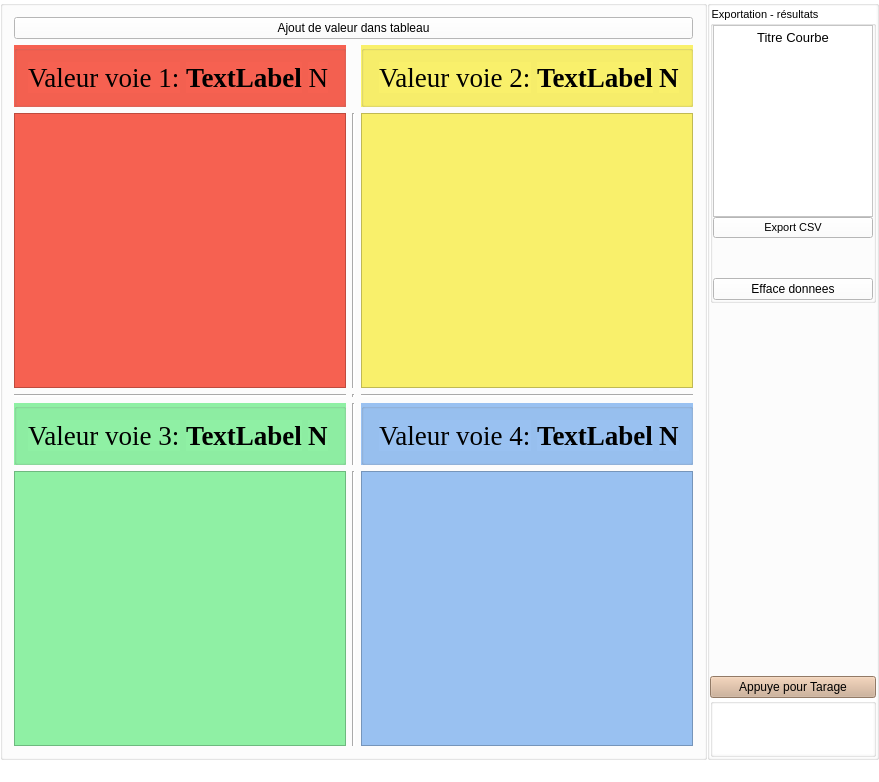
<?xml version="1.0" encoding="UTF-8"?>
<ui version="4.0">
 <class>MainWindow</class>
 <widget class="QMainWindow" name="MainWindow">
  <property name="geometry">
   <rect>
    <x>0</x>
    <y>0</y>
    <width>879</width>
    <height>782</height>
   </rect>
  </property>
  <property name="sizePolicy">
   <sizepolicy hsizetype="Preferred" vsizetype="Preferred">
    <horstretch>0</horstretch>
    <verstretch>0</verstretch>
   </sizepolicy>
  </property>
  <property name="palette">
   <palette>
    <active>
     <colorrole role="Button">
      <brush brushstyle="SolidPattern">
       <color alpha="255">
        <red>255</red>
        <green>255</green>
        <blue>255</blue>
       </color>
      </brush>
     </colorrole>
     <colorrole role="Light">
      <brush brushstyle="SolidPattern">
       <color alpha="255">
        <red>117</red>
        <green>80</green>
        <blue>123</blue>
       </color>
      </brush>
     </colorrole>
     <colorrole role="BrightText">
      <brush brushstyle="SolidPattern">
       <color alpha="255">
        <red>117</red>
        <green>80</green>
        <blue>123</blue>
       </color>
      </brush>
     </colorrole>
     <colorrole role="Base">
      <brush brushstyle="SolidPattern">
       <color alpha="255">
        <red>255</red>
        <green>255</green>
        <blue>255</blue>
       </color>
      </brush>
     </colorrole>
     <colorrole role="Window">
      <brush brushstyle="SolidPattern">
       <color alpha="255">
        <red>255</red>
        <green>255</green>
        <blue>255</blue>
       </color>
      </brush>
     </colorrole>
     <colorrole role="HighlightedText">
      <brush brushstyle="SolidPattern">
       <color alpha="255">
        <red>117</red>
        <green>80</green>
        <blue>123</blue>
       </color>
      </brush>
     </colorrole>
    </active>
    <inactive>
     <colorrole role="Button">
      <brush brushstyle="SolidPattern">
       <color alpha="255">
        <red>255</red>
        <green>255</green>
        <blue>255</blue>
       </color>
      </brush>
     </colorrole>
     <colorrole role="Light">
      <brush brushstyle="SolidPattern">
       <color alpha="255">
        <red>117</red>
        <green>80</green>
        <blue>123</blue>
       </color>
      </brush>
     </colorrole>
     <colorrole role="BrightText">
      <brush brushstyle="SolidPattern">
       <color alpha="255">
        <red>117</red>
        <green>80</green>
        <blue>123</blue>
       </color>
      </brush>
     </colorrole>
     <colorrole role="Base">
      <brush brushstyle="SolidPattern">
       <color alpha="255">
        <red>255</red>
        <green>255</green>
        <blue>255</blue>
       </color>
      </brush>
     </colorrole>
     <colorrole role="Window">
      <brush brushstyle="SolidPattern">
       <color alpha="255">
        <red>255</red>
        <green>255</green>
        <blue>255</blue>
       </color>
      </brush>
     </colorrole>
     <colorrole role="HighlightedText">
      <brush brushstyle="SolidPattern">
       <color alpha="255">
        <red>117</red>
        <green>80</green>
        <blue>123</blue>
       </color>
      </brush>
     </colorrole>
    </inactive>
    <disabled>
     <colorrole role="Button">
      <brush brushstyle="SolidPattern">
       <color alpha="255">
        <red>255</red>
        <green>255</green>
        <blue>255</blue>
       </color>
      </brush>
     </colorrole>
     <colorrole role="Light">
      <brush brushstyle="SolidPattern">
       <color alpha="255">
        <red>117</red>
        <green>80</green>
        <blue>123</blue>
       </color>
      </brush>
     </colorrole>
     <colorrole role="BrightText">
      <brush brushstyle="SolidPattern">
       <color alpha="255">
        <red>117</red>
        <green>80</green>
        <blue>123</blue>
       </color>
      </brush>
     </colorrole>
     <colorrole role="Base">
      <brush brushstyle="SolidPattern">
       <color alpha="255">
        <red>255</red>
        <green>255</green>
        <blue>255</blue>
       </color>
      </brush>
     </colorrole>
     <colorrole role="Window">
      <brush brushstyle="SolidPattern">
       <color alpha="255">
        <red>255</red>
        <green>255</green>
        <blue>255</blue>
       </color>
      </brush>
     </colorrole>
     <colorrole role="HighlightedText">
      <brush brushstyle="SolidPattern">
       <color alpha="255">
        <red>117</red>
        <green>80</green>
        <blue>123</blue>
       </color>
      </brush>
     </colorrole>
    </disabled>
   </palette>
  </property>
  <property name="contextMenuPolicy">
   <enum>Qt::DefaultContextMenu</enum>
  </property>
  <property name="acceptDrops">
   <bool>false</bool>
  </property>
  <property name="windowTitle">
   <string>Gui Boite Force</string>
  </property>
  <property name="windowIcon">
   <iconset resource="ressource.qrc">
    <normaloff>:/flambagetypes.gif</normaloff>:/flambagetypes.gif</iconset>
  </property>
  <property name="styleSheet">
   <string notr="true">background-color: rgb(255, 255, 255);</string>
  </property>
  <widget class="QWidget" name="widget">
   <property name="sizePolicy">
    <sizepolicy hsizetype="Preferred" vsizetype="Preferred">
     <horstretch>0</horstretch>
     <verstretch>0</verstretch>
    </sizepolicy>
   </property>
   <property name="layoutDirection">
    <enum>Qt::LeftToRight</enum>
   </property>
   <layout class="QGridLayout" name="gridLayout">
    <property name="sizeConstraint">
     <enum>QLayout::SetDefaultConstraint</enum>
    </property>
    <property name="leftMargin">
     <number>0</number>
    </property>
    <property name="topMargin">
     <number>0</number>
    </property>
    <property name="rightMargin">
     <number>0</number>
    </property>
    <property name="bottomMargin">
     <number>0</number>
    </property>
    <property name="spacing">
     <number>0</number>
    </property>
    <item row="1" column="0">
     <layout class="QHBoxLayout" name="horizontalLayout">
      <property name="spacing">
       <number>0</number>
      </property>
      <property name="sizeConstraint">
       <enum>QLayout::SetDefaultConstraint</enum>
      </property>
      <item>
       <widget class="QGroupBox" name="groupBox_2">
        <property name="title">
         <string/>
        </property>
        <layout class="QGridLayout" name="gridLayout_2">
         <item row="0" column="0">
          <layout class="QGridLayout" name="gridLayout_3">
           <item row="0" column="0">
            <widget class="QPushButton" name="add_tableau">
             <property name="text">
              <string>Ajout de valeur dans tableau</string>
             </property>
            </widget>
           </item>
           <item row="1" column="0">
            <layout class="QGridLayout" name="gridLayout_4">
             <item row="4" column="0">
              <widget class="Line" name="line">
               <property name="orientation">
                <enum>Qt::Horizontal</enum>
               </property>
              </widget>
             </item>
             <item row="6" column="0">
              <widget class="QTableWidget" name="tableWidget_3">
               <property name="styleSheet">
                <string notr="true">background-color: rgb(143, 240, 164);</string>
               </property>
              </widget>
             </item>
             <item row="5" column="1">
              <widget class="Line" name="line_2">
               <property name="orientation">
                <enum>Qt::Vertical</enum>
               </property>
              </widget>
             </item>
             <item row="4" column="2">
              <widget class="Line" name="line_5">
               <property name="orientation">
                <enum>Qt::Horizontal</enum>
               </property>
              </widget>
             </item>
             <item row="3" column="1">
              <widget class="Line" name="line_3">
               <property name="orientation">
                <enum>Qt::Vertical</enum>
               </property>
              </widget>
             </item>
             <item row="3" column="0">
              <widget class="QTableWidget" name="tableWidget_1">
               <property name="styleSheet">
                <string notr="true">background-color: rgb(246, 97, 81);</string>
               </property>
              </widget>
             </item>
             <item row="4" column="1">
              <widget class="Line" name="line_6">
               <property name="orientation">
                <enum>Qt::Vertical</enum>
               </property>
              </widget>
             </item>
             <item row="3" column="2">
              <widget class="QTableWidget" name="tableWidget_2">
               <property name="styleSheet">
                <string notr="true">background-color: rgb(249, 240, 107);</string>
               </property>
              </widget>
             </item>
             <item row="6" column="1">
              <widget class="Line" name="line_4">
               <property name="orientation">
                <enum>Qt::Vertical</enum>
               </property>
              </widget>
             </item>
             <item row="6" column="2">
              <widget class="QTableWidget" name="tableWidget_4">
               <property name="styleSheet">
                <string notr="true">background-color: rgb(153, 193, 241);</string>
               </property>
              </widget>
             </item>
             <item row="2" column="0">
              <widget class="QGroupBox" name="groupBox">
               <property name="styleSheet">
                <string notr="true">background-color: rgb(246, 97, 81);</string>
               </property>
               <layout class="QHBoxLayout" name="horizontalLayout_4">
                <item>
                 <widget class="QLabel" name="label_2">
                  <property name="sizePolicy">
                   <sizepolicy hsizetype="Fixed" vsizetype="Minimum">
                    <horstretch>0</horstretch>
                    <verstretch>0</verstretch>
                   </sizepolicy>
                  </property>
                  <property name="font">
                   <font>
                    <family>Liberation Serif</family>
                    <pointsize>20</pointsize>
                   </font>
                  </property>
                  <property name="styleSheet">
                   <string notr="true">background-color: rgb(246, 97, 81);</string>
                  </property>
                  <property name="text">
                   <string>Valeur voie 1:</string>
                  </property>
                 </widget>
                </item>
                <item>
                 <widget class="QLabel" name="valeur_V1">
                  <property name="font">
                   <font>
                    <family>Liberation Serif</family>
                    <pointsize>20</pointsize>
                    <bold>true</bold>
                   </font>
                  </property>
                  <property name="styleSheet">
                   <string notr="true">background-color: rgb(246, 97, 81);</string>
                  </property>
                  <property name="text">
                   <string>TextLabel</string>
                  </property>
                 </widget>
                </item>
                <item>
                 <widget class="QLabel" name="label_6">
                  <property name="sizePolicy">
                   <sizepolicy hsizetype="Fixed" vsizetype="Minimum">
                    <horstretch>0</horstretch>
                    <verstretch>0</verstretch>
                   </sizepolicy>
                  </property>
                  <property name="font">
                   <font>
                    <family>Liberation Serif</family>
                    <pointsize>20</pointsize>
                   </font>
                  </property>
                  <property name="styleSheet">
                   <string notr="true">background-color: rgb(246, 97, 81);</string>
                  </property>
                  <property name="text">
                   <string>N</string>
                  </property>
                  <property name="alignment">
                   <set>Qt::AlignRight|Qt::AlignTrailing|Qt::AlignVCenter</set>
                  </property>
                 </widget>
                </item>
                <item>
                 <spacer name="horizontalSpacer">
                  <property name="orientation">
                   <enum>Qt::Horizontal</enum>
                  </property>
                  <property name="sizeHint" stdset="0">
                   <size>
                    <width>40</width>
                    <height>20</height>
                   </size>
                  </property>
                 </spacer>
                </item>
               </layout>
              </widget>
             </item>
             <item row="2" column="2">
              <widget class="QGroupBox" name="groupBox">
               <property name="styleSheet">
                <string notr="true">background-color: rgb(249, 240, 107);</string>
               </property>
               <layout class="QHBoxLayout" name="horizontalLayout_5">
                <item>
                 <spacer name="horizontalSpacer_2">
                  <property name="orientation">
                   <enum>Qt::Horizontal</enum>
                  </property>
                  <property name="sizeHint" stdset="0">
                   <size>
                    <width>40</width>
                    <height>20</height>
                   </size>
                  </property>
                 </spacer>
                </item>
                <item>
                 <widget class="QLabel" name="label_3">
                  <property name="sizePolicy">
                   <sizepolicy hsizetype="Fixed" vsizetype="Preferred">
                    <horstretch>0</horstretch>
                    <verstretch>0</verstretch>
                   </sizepolicy>
                  </property>
                  <property name="font">
                   <font>
                    <family>Liberation Serif</family>
                    <pointsize>20</pointsize>
                   </font>
                  </property>
                  <property name="styleSheet">
                   <string notr="true">background-color: rgb(249, 240, 107);</string>
                  </property>
                  <property name="text">
                   <string>Valeur voie 2:</string>
                  </property>
                 </widget>
                </item>
                <item>
                 <widget class="QLabel" name="valeur_V2">
                  <property name="font">
                   <font>
                    <family>Liberation Serif</family>
                    <pointsize>20</pointsize>
                    <bold>true</bold>
                   </font>
                  </property>
                  <property name="styleSheet">
                   <string notr="true">background-color: rgb(249, 240, 107);</string>
                  </property>
                  <property name="text">
                   <string>TextLabel</string>
                  </property>
                 </widget>
                </item>
                <item>
                 <widget class="QLabel" name="label_7">
                  <property name="sizePolicy">
                   <sizepolicy hsizetype="Fixed" vsizetype="Preferred">
                    <horstretch>0</horstretch>
                    <verstretch>0</verstretch>
                   </sizepolicy>
                  </property>
                  <property name="font">
                   <font>
                    <family>Liberation Serif</family>
                    <pointsize>20</pointsize>
                    <bold>true</bold>
                   </font>
                  </property>
                  <property name="styleSheet">
                   <string notr="true">background-color: rgb(249, 240, 107);</string>
                  </property>
                  <property name="text">
                   <string>N</string>
                  </property>
                 </widget>
                </item>
               </layout>
              </widget>
             </item>
             <item row="5" column="0">
              <widget class="QGroupBox" name="groupBox">
               <property name="styleSheet">
                <string notr="true">background-color: rgb(143, 240, 164);</string>
               </property>
               <layout class="QHBoxLayout" name="horizontalLayout_6">
                <item>
                 <widget class="QLabel" name="label_4">
                  <property name="sizePolicy">
                   <sizepolicy hsizetype="Fixed" vsizetype="Preferred">
                    <horstretch>0</horstretch>
                    <verstretch>0</verstretch>
                   </sizepolicy>
                  </property>
                  <property name="font">
                   <font>
                    <family>Liberation Serif</family>
                    <pointsize>20</pointsize>
                   </font>
                  </property>
                  <property name="text">
                   <string>Valeur voie 3:</string>
                  </property>
                 </widget>
                </item>
                <item>
                 <widget class="QLabel" name="valeur_V3">
                  <property name="font">
                   <font>
                    <family>Liberation Serif</family>
                    <pointsize>20</pointsize>
                    <bold>true</bold>
                   </font>
                  </property>
                  <property name="text">
                   <string>TextLabel</string>
                  </property>
                 </widget>
                </item>
                <item>
                 <widget class="QLabel" name="label_8">
                  <property name="sizePolicy">
                   <sizepolicy hsizetype="Fixed" vsizetype="Preferred">
                    <horstretch>0</horstretch>
                    <verstretch>0</verstretch>
                   </sizepolicy>
                  </property>
                  <property name="font">
                   <font>
                    <family>Liberation Serif</family>
                    <pointsize>20</pointsize>
                    <bold>true</bold>
                   </font>
                  </property>
                  <property name="text">
                   <string>N</string>
                  </property>
                 </widget>
                </item>
                <item>
                 <spacer name="horizontalSpacer_3">
                  <property name="orientation">
                   <enum>Qt::Horizontal</enum>
                  </property>
                  <property name="sizeHint" stdset="0">
                   <size>
                    <width>40</width>
                    <height>20</height>
                   </size>
                  </property>
                 </spacer>
                </item>
               </layout>
              </widget>
             </item>
             <item row="5" column="2">
              <widget class="QGroupBox" name="groupBox">
               <property name="styleSheet">
                <string notr="true">background-color: rgb(153, 193, 241);</string>
               </property>
               <layout class="QHBoxLayout" name="horizontalLayout_7">
                <item>
                 <spacer name="horizontalSpacer_4">
                  <property name="orientation">
                   <enum>Qt::Horizontal</enum>
                  </property>
                  <property name="sizeHint" stdset="0">
                   <size>
                    <width>40</width>
                    <height>20</height>
                   </size>
                  </property>
                 </spacer>
                </item>
                <item>
                 <widget class="QLabel" name="label_5">
                  <property name="sizePolicy">
                   <sizepolicy hsizetype="Fixed" vsizetype="Preferred">
                    <horstretch>0</horstretch>
                    <verstretch>0</verstretch>
                   </sizepolicy>
                  </property>
                  <property name="font">
                   <font>
                    <family>Liberation Serif</family>
                    <pointsize>20</pointsize>
                   </font>
                  </property>
                  <property name="text">
                   <string>Valeur voie 4:</string>
                  </property>
                 </widget>
                </item>
                <item>
                 <widget class="QLabel" name="valeur_V4">
                  <property name="font">
                   <font>
                    <family>Liberation Serif</family>
                    <pointsize>20</pointsize>
                    <bold>true</bold>
                   </font>
                  </property>
                  <property name="text">
                   <string>TextLabel</string>
                  </property>
                 </widget>
                </item>
                <item>
                 <widget class="QLabel" name="label_9">
                  <property name="sizePolicy">
                   <sizepolicy hsizetype="Fixed" vsizetype="Preferred">
                    <horstretch>0</horstretch>
                    <verstretch>0</verstretch>
                   </sizepolicy>
                  </property>
                  <property name="font">
                   <font>
                    <family>Liberation Serif</family>
                    <pointsize>20</pointsize>
                    <bold>true</bold>
                   </font>
                  </property>
                  <property name="text">
                   <string>N</string>
                  </property>
                 </widget>
                </item>
               </layout>
              </widget>
             </item>
            </layout>
           </item>
          </layout>
         </item>
        </layout>
       </widget>
      </item>
      <item>
       <widget class="QGroupBox" name="groupBox_curseurs">
        <property name="sizePolicy">
         <sizepolicy hsizetype="Preferred" vsizetype="Preferred">
          <horstretch>0</horstretch>
          <verstretch>0</verstretch>
         </sizepolicy>
        </property>
        <property name="maximumSize">
         <size>
          <width>200</width>
          <height>16777215</height>
         </size>
        </property>
        <property name="font">
         <font>
          <pointsize>8</pointsize>
         </font>
        </property>
        <property name="title">
         <string/>
        </property>
        <layout class="QGridLayout" name="gridLayout_12">
         <property name="leftMargin">
          <number>0</number>
         </property>
         <property name="topMargin">
          <number>0</number>
         </property>
         <property name="rightMargin">
          <number>0</number>
         </property>
         <property name="bottomMargin">
          <number>0</number>
         </property>
         <property name="spacing">
          <number>0</number>
         </property>
         <item row="4" column="1">
          <spacer name="verticalSpacer_2">
           <property name="orientation">
            <enum>Qt::Vertical</enum>
           </property>
           <property name="sizeHint" stdset="0">
            <size>
             <width>20</width>
             <height>40</height>
            </size>
           </property>
          </spacer>
         </item>
         <item row="2" column="1">
          <widget class="QGroupBox" name="groupBox_export">
           <property name="sizePolicy">
            <sizepolicy hsizetype="Preferred" vsizetype="Maximum">
             <horstretch>0</horstretch>
             <verstretch>0</verstretch>
            </sizepolicy>
           </property>
           <property name="font">
            <font>
             <pointsize>8</pointsize>
            </font>
           </property>
           <property name="title">
            <string>Exportation - résultats</string>
           </property>
           <layout class="QVBoxLayout" name="verticalLayout" stretch="0,0,0,0,0">
            <property name="spacing">
             <number>0</number>
            </property>
            <property name="sizeConstraint">
             <enum>QLayout::SetMaximumSize</enum>
            </property>
            <property name="leftMargin">
             <number>0</number>
            </property>
            <property name="topMargin">
             <number>0</number>
            </property>
            <property name="rightMargin">
             <number>0</number>
            </property>
            <property name="bottomMargin">
             <number>0</number>
            </property>
            <item>
             <widget class="QTextEdit" name="TitreCourbe">
              <property name="sizePolicy">
               <sizepolicy hsizetype="Preferred" vsizetype="Maximum">
                <horstretch>0</horstretch>
                <verstretch>0</verstretch>
               </sizepolicy>
              </property>
              <property name="maximumSize">
               <size>
                <width>16777215</width>
                <height>16777215</height>
               </size>
              </property>
              <property name="contextMenuPolicy">
               <enum>Qt::ActionsContextMenu</enum>
              </property>
              <property name="acceptDrops">
               <bool>false</bool>
              </property>
              <property name="frameShadow">
               <enum>QFrame::Sunken</enum>
              </property>
              <property name="html">
               <string>&lt;!DOCTYPE HTML PUBLIC &quot;-//W3C//DTD HTML 4.0//EN&quot; &quot;http://www.w3.org/TR/REC-html40/strict.dtd&quot;&gt;
&lt;html&gt;&lt;head&gt;&lt;meta name=&quot;qrichtext&quot; content=&quot;1&quot; /&gt;&lt;meta charset=&quot;utf-8&quot; /&gt;&lt;style type=&quot;text/css&quot;&gt;
p, li { white-space: pre-wrap; }
hr { height: 1px; border-width: 0; }
li.unchecked::marker { content: &quot;\2610&quot;; }
li.checked::marker { content: &quot;\2612&quot;; }
&lt;/style&gt;&lt;/head&gt;&lt;body style=&quot; font-family:'Sans'; font-size:10pt; font-weight:400; font-style:normal;&quot;&gt;
&lt;p align=&quot;center&quot; style=&quot; margin-top:0px; margin-bottom:0px; margin-left:0px; margin-right:0px; -qt-block-indent:0; text-indent:0px;&quot;&gt;Titre Courbe&lt;/p&gt;&lt;/body&gt;&lt;/html&gt;</string>
              </property>
              <property name="textInteractionFlags">
               <set>Qt::LinksAccessibleByKeyboard|Qt::LinksAccessibleByMouse|Qt::TextBrowserInteraction|Qt::TextEditable|Qt::TextEditorInteraction|Qt::TextSelectableByKeyboard|Qt::TextSelectableByMouse</set>
              </property>
             </widget>
            </item>
            <item>
             <widget class="QPushButton" name="pb_savecsv">
              <property name="sizePolicy">
               <sizepolicy hsizetype="Minimum" vsizetype="Minimum">
                <horstretch>0</horstretch>
                <verstretch>0</verstretch>
               </sizepolicy>
              </property>
              <property name="maximumSize">
               <size>
                <width>16777215</width>
                <height>25</height>
               </size>
              </property>
              <property name="font">
               <font>
                <pointsize>8</pointsize>
               </font>
              </property>
              <property name="text">
               <string>Export CSV</string>
              </property>
             </widget>
            </item>
            <item>
             <spacer name="verticalSpacer">
              <property name="orientation">
               <enum>Qt::Vertical</enum>
              </property>
              <property name="sizeHint" stdset="0">
               <size>
                <width>20</width>
                <height>40</height>
               </size>
              </property>
             </spacer>
            </item>
            <item>
             <layout class="QGridLayout" name="gridLayout_5"/>
            </item>
            <item>
             <widget class="QPushButton" name="reset_data">
              <property name="text">
               <string>Efface donnees</string>
              </property>
             </widget>
            </item>
           </layout>
          </widget>
         </item>
         <item row="7" column="1">
          <widget class="QGroupBox" name="groupBox">
           <property name="sizePolicy">
            <sizepolicy hsizetype="Minimum" vsizetype="Minimum">
             <horstretch>0</horstretch>
             <verstretch>0</verstretch>
            </sizepolicy>
           </property>
           <property name="maximumSize">
            <size>
             <width>16777215</width>
             <height>55</height>
            </size>
           </property>
           <property name="title">
            <string/>
           </property>
           <layout class="QVBoxLayout" name="verticalLayout_2">
            <property name="spacing">
             <number>0</number>
            </property>
            <property name="sizeConstraint">
             <enum>QLayout::SetFixedSize</enum>
            </property>
            <property name="leftMargin">
             <number>0</number>
            </property>
            <property name="topMargin">
             <number>0</number>
            </property>
            <property name="rightMargin">
             <number>0</number>
            </property>
            <property name="bottomMargin">
             <number>0</number>
            </property>
            <item>
             <layout class="QHBoxLayout" name="horizontalLayout_2">
              <property name="spacing">
               <number>0</number>
              </property>
              <property name="sizeConstraint">
               <enum>QLayout::SetFixedSize</enum>
              </property>
              <item>
               <widget class="ClickableLabel" name="label">
                <property name="enabled">
                 <bool>true</bool>
                </property>
                <property name="sizePolicy">
                 <sizepolicy hsizetype="Fixed" vsizetype="Fixed">
                  <horstretch>0</horstretch>
                  <verstretch>0</verstretch>
                 </sizepolicy>
                </property>
                <property name="minimumSize">
                 <size>
                  <width>160</width>
                  <height>50</height>
                 </size>
                </property>
                <property name="maximumSize">
                 <size>
                  <width>160</width>
                  <height>50</height>
                 </size>
                </property>
                <property name="text">
                 <string/>
                </property>
                <property name="pixmap">
                 <pixmap resource="ressource.qrc">:/Logo_ecl.png</pixmap>
                </property>
                <property name="scaledContents">
                 <bool>true</bool>
                </property>
                <property name="alignment">
                 <set>Qt::AlignJustify|Qt::AlignVCenter</set>
                </property>
               </widget>
              </item>
             </layout>
            </item>
           </layout>
          </widget>
         </item>
         <item row="6" column="1">
          <widget class="QPushButton" name="pb_tare">
           <property name="styleSheet">
            <string notr="true">
background-color: rgb(205, 171, 143);</string>
           </property>
           <property name="text">
            <string>Appuye pour Tarage</string>
           </property>
          </widget>
         </item>
        </layout>
       </widget>
      </item>
     </layout>
    </item>
   </layout>
  </widget>
  <widget class="QStatusBar" name="statusBar"/>
 </widget>
 <layoutdefault spacing="6" margin="11"/>
 <customwidgets>
  <customwidget>
   <class>ClickableLabel</class>
   <extends>QLabel</extends>
   <header>clickablelabel.h</header>
  </customwidget>
 </customwidgets>
 <tabstops>
  <tabstop>pb_savecsv</tabstop>
 </tabstops>
 <resources>
  <include location="ressource.qrc"/>
 </resources>
 <connections/>
</ui>
